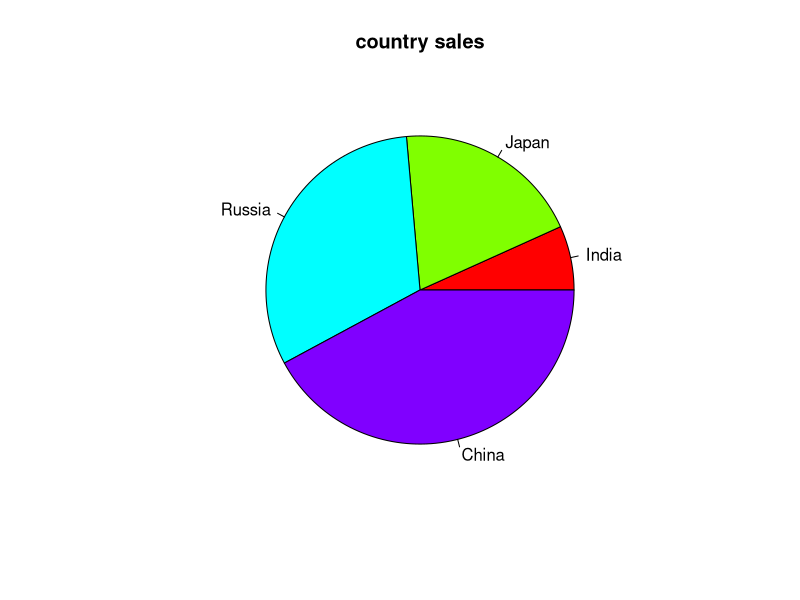
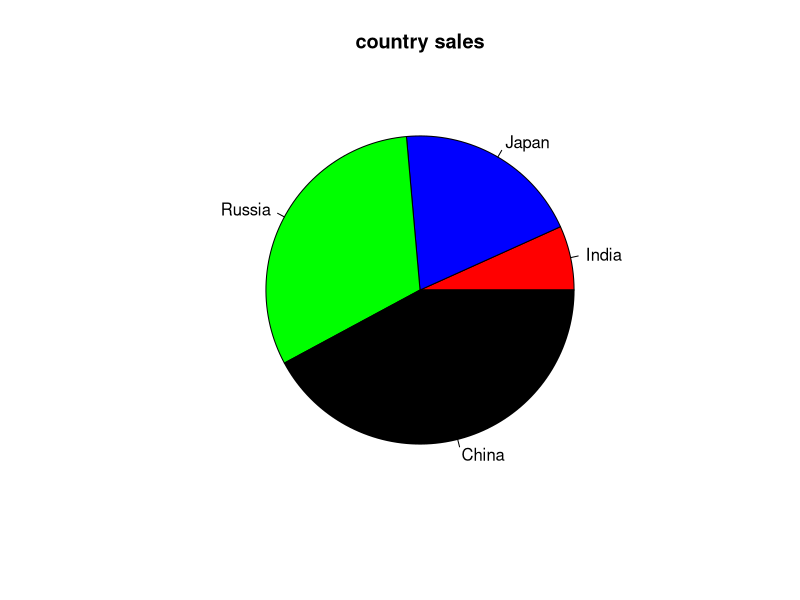
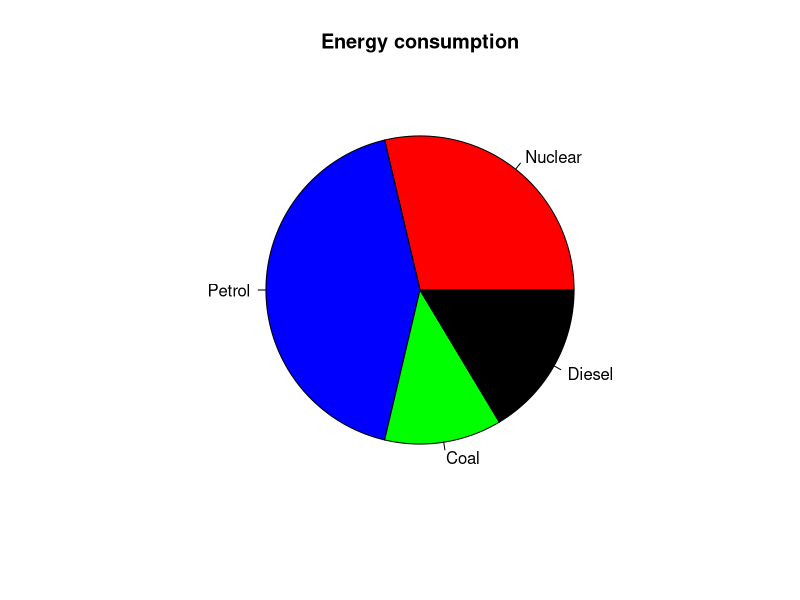
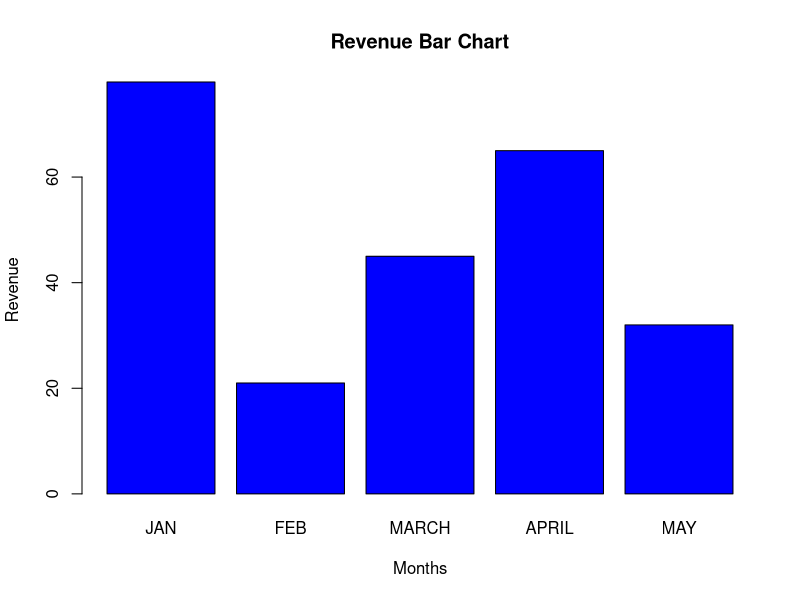
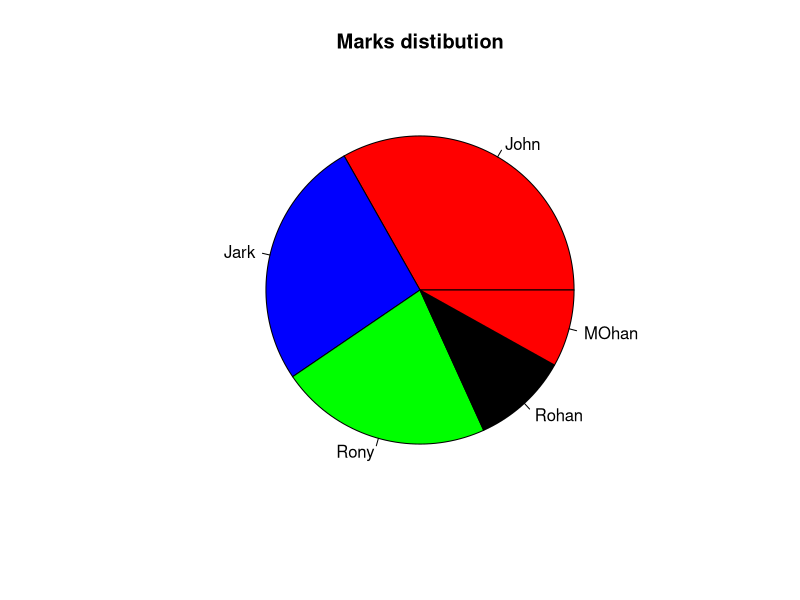
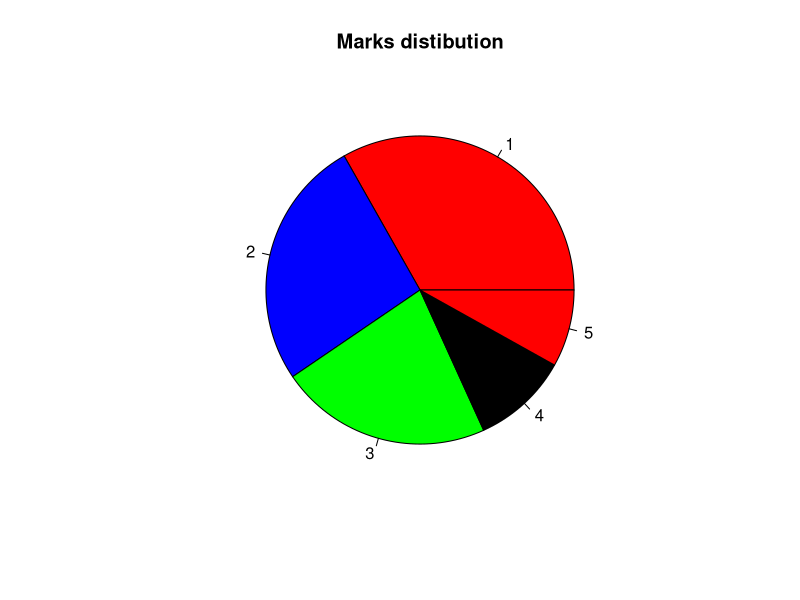
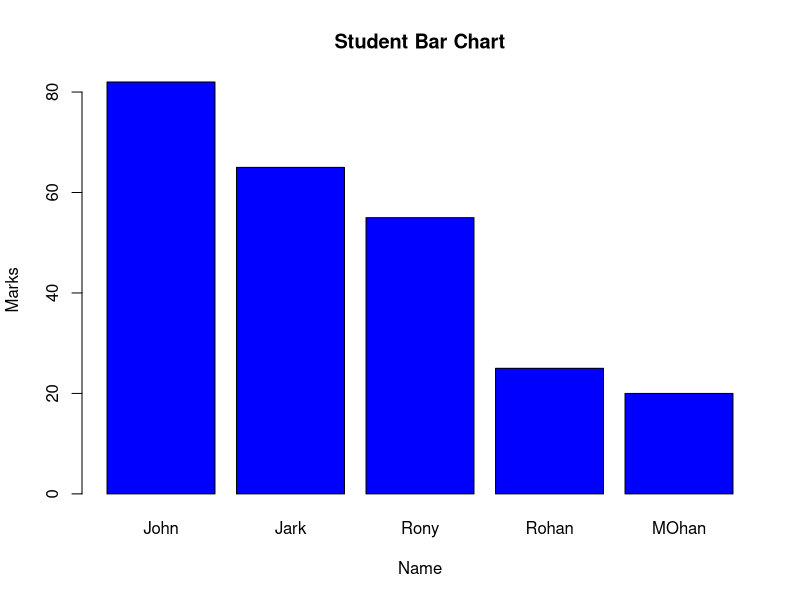
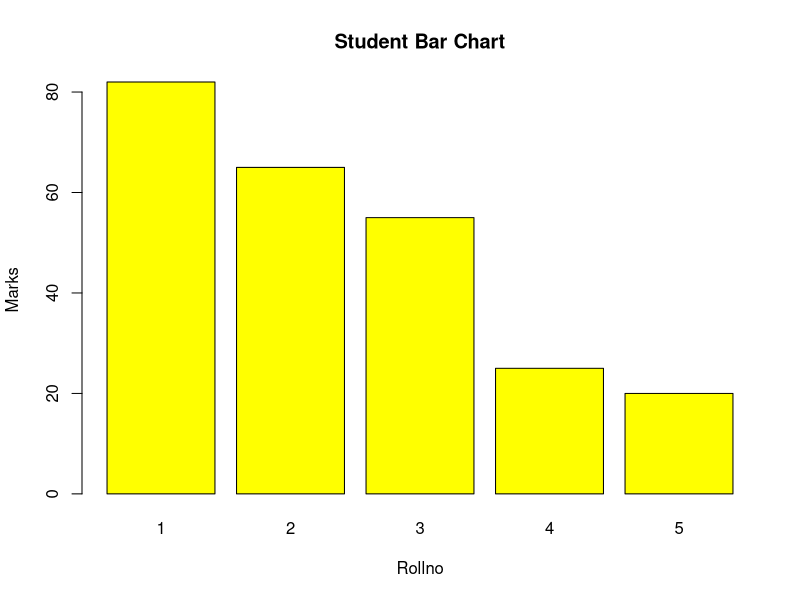

Generate these figures, in order, with R:
# DATA VISUALIZATION
library(graphics)

# pie chart 
# create by pie
# pie(x,label,main,col)
sales<-c(12,35,56,75)
label<-c('India','Japan','Russia','China')
pie(sales,label,main = 'country sales',col = rainbow(length(sales)))
c1<-c('Red','blue','green','black')
pie(sales,label,main ='country sales',col = c1)

en<-data.frame(energy=c('Nuclear','Petrol','Coal','Diesel'), Utilized=c(35,52,15,20))
en
pie(en$Utilized,label = en$energy,main ='Energy consumption',col = c1)


# BAR GRAPH ---------------------------------------------------
# It is used to representing categorical data.
# barplot(x,names, arg, xlab, ylab, main, col)
# revenue earned in jan-may
revenue<-c(78,21,45,65,32)
l<-c('JAN','FEB','MARCH','APRIL','MAY')
barplot(revenue,names.arg=l,xlab='Months',ylab='Revenue',main='Revenue Bar Chart',col='blue',border='black')


# SQL  --- sort marks then visualization
stud<-data.frame(Rollno=c(1,2,3,4,5),Name=c('John','Jark','Rony','Rohan','MOhan'),Marks=c(55,82,65,20,25))
stud
View(stud)
library(sqldf)
studsort<-sqldf('select * from stud order by Marks DESC')
studsort
#PIE CHART
pie(studsort$Marks,label=stud$Name,main = 'Marks distibution',col = c1)   # name wise
pie(studsort$Marks,label=stud$Rollno,main = 'Marks distibution',col = c1)  # roll no wise

#BAR CHART
barplot(studsort$Marks,names.arg=stud$Name,xlab='Name',ylab='Marks',main='Student Bar Chart',col='blue',border='black')
barplot(studsort$Marks,names.arg=stud$Rollno,xlab='Rollno',ylab='Marks',main='Student Bar Chart',col='yellow',border='black')


# SCATTER PLOT ----------------------------------------
# plot(x,y,xlab,ylab,xlim,ylim,main)
data(mtcars)
View(mtcars)
plot(x=mtcars$wt,y=mtcars$mpg,xlab = 'weight',ylab = 'mileage',
     xlim = c(2.5,5),ylim=c(15,30),main = 'Weight vs Milleage')

# LINE GRAPH ------------------------------------------
# plot(x,types='p'/'l'/'o'.xlab,ylab,main,col)
temp<-c(35,23,51,16,18,20)
plot(temp,type = 'o',xlab = 'Month',ylab = 'temp',main ='temp jan-july',col='magenta')

#MULTILINE----------------------------------------------
temp2<-c(78,12,36,45,17,45)
lines(temp2,type='o',col='green')

# DASHBOARD --------------------------------------------------------------------------------
install.packages("flexdashboard")
